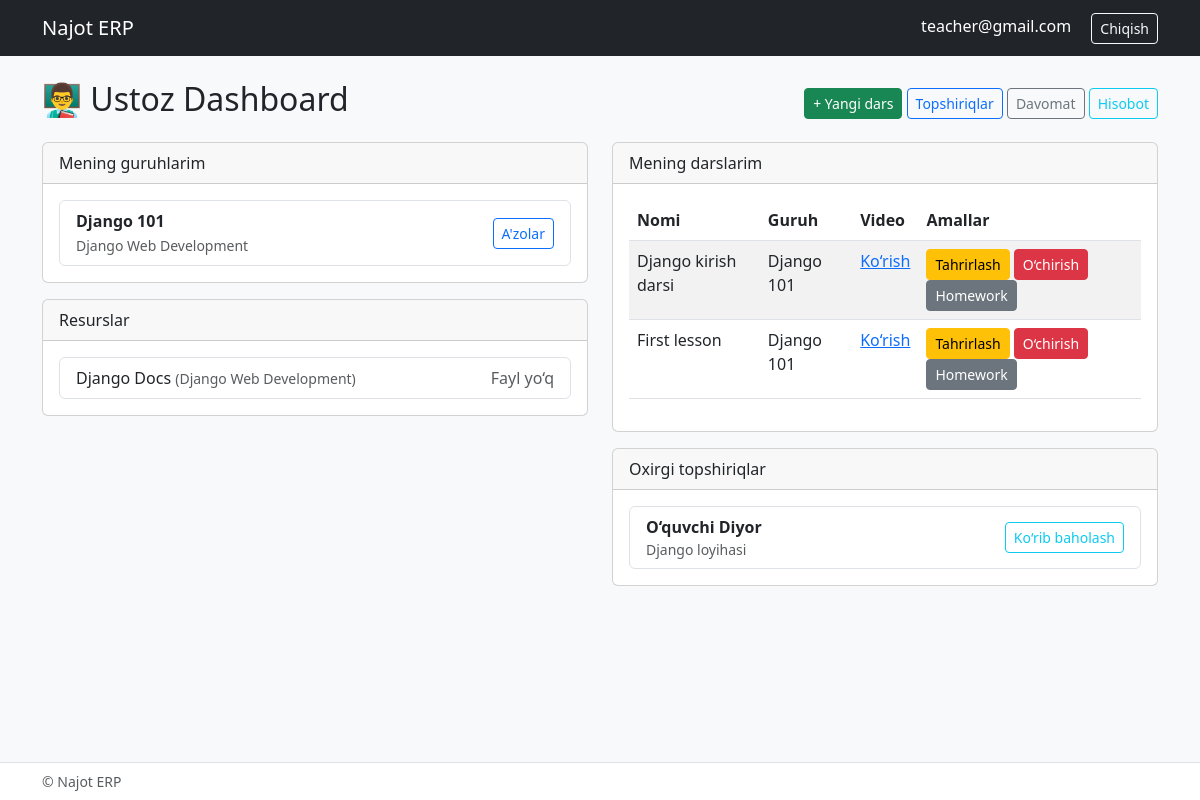
The page /teacher/dashboard/ (signed in) on the database as committed earlier.
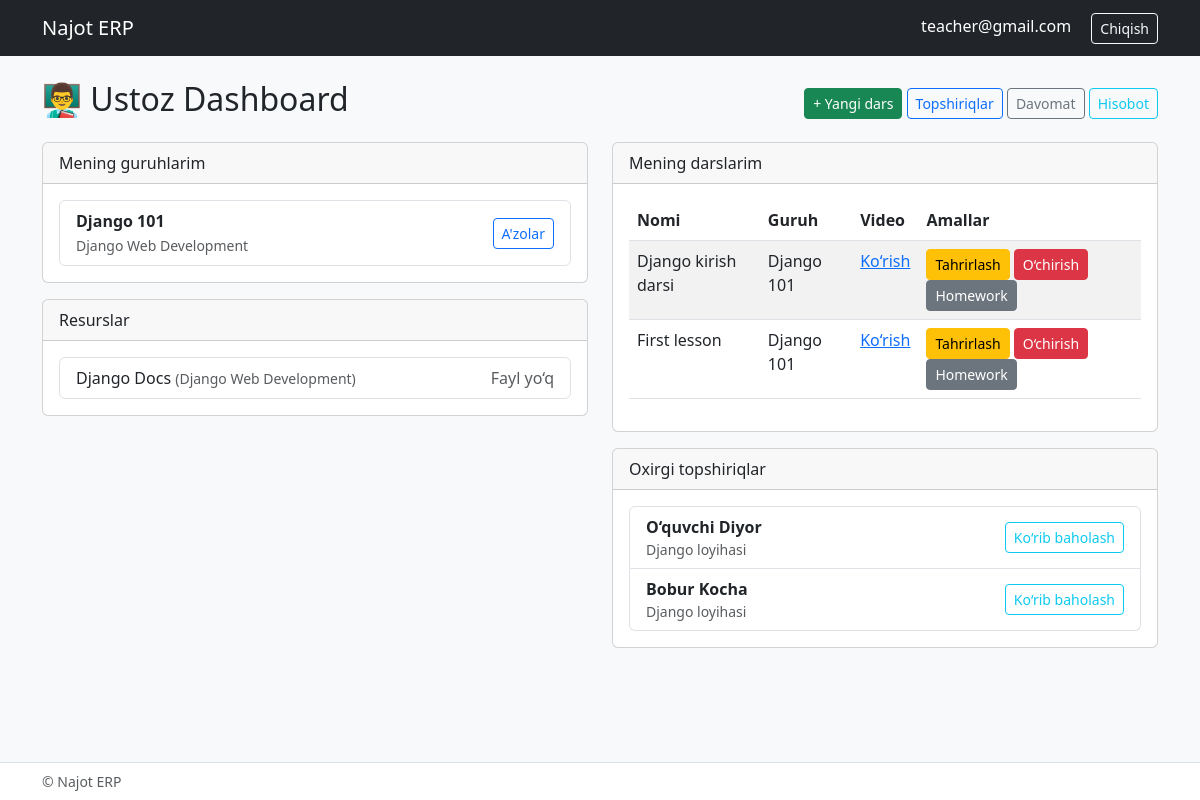
The same page on the database as committed later.
### configapp/models/model_group.py (models this page shows, shortened)
class GroupStudent(BaseModel):
    title = models.CharField(max_length=150)
    course = models.ForeignKey(Course, on_delete=models.RESTRICT, related_name='course_groups')
    teacher = models.ManyToManyField(Teacher, related_name='get_teacher', blank=True)
    table = models.ForeignKey(Table, on_delete=models.CASCADE)
    start_date = models.DateField()
    end_time = models.DateField()
    descriptions = models.CharField(max_length=500, blank=True, null=True)

### configapp/models/auth_teacher.py (models this page shows, shortened)
class Course(BaseModel):
    title = models.CharField(max_length=150)
    descriptions = models.TextField(blank=True, null=True)

### configapp/models/resources.py (models this page shows, shortened)
class Resource(BaseModel):
    course = models.ForeignKey(Course, on_delete=models.CASCADE, related_name='resources')
    title = models.CharField(max_length=255)
    file = models.FileField(upload_to='resources/', blank=True, null=True)
    url = models.URLField(blank=True, null=True)
    uploaded_at = models.DateTimeField(auto_now_add=True)
    uploaded_by = models.ForeignKey(User, on_delete=models.SET_NULL, null=True, blank=True)

### configapp/models/lesson_homework.py (models this page shows, shortened)
class Lesson(BaseModel):
    title = models.CharField(max_length=200)
    description = models.TextField(blank=True, null=True)
    group = models.ForeignKey(GroupStudent, on_delete=models.CASCADE, related_name='lessons')
    teacher = models.ForeignKey(Teacher, on_delete=models.CASCADE, related_name='lessons')
    homework = models.OneToOneField(Homework, on_delete=models.SET_NULL, blank=True, null=True, related_name='lesson')
    video_url = models.URLField(blank=True, null=True)
    file = models.FileField(upload_to='lessons/files/', blank=True, null=True)
    image = models.ImageField(upload_to='lessons/images/', blank=True, null=True)
    start_time = models.TimeField(blank=True, null=True)
    end_time = models.TimeField(blank=True, null=True)

class HomeworkUpload(BaseModel):
    student = models.ForeignKey(Student, on_delete=models.CASCADE, related_name='homework_uploads')
    homework = models.ForeignKey(Homework, on_delete=models.CASCADE, related_name='uploads')
    text = models.TextField(blank=True, null=True)
    file = models.FileField(upload_to='student_homework/files/', blank=True, null=True)
    photo = models.FileField(upload_to='student_homework/photos/', blank=True, null=True)
    mark = models.SmallIntegerField(blank=True, null=True)
    is_checked = models.BooleanField(default=False)
    STATUS_CHOICES = (
        ('not_submitted', 'Berilmagan'),
        ('pending', 'Kutayotgan'),
        ('accepted', 'Qabul qilingan'),
    )
    status = models.CharField(max_length=20, choices=STATUS_CHOICES, default='not_submitted')

class Homework(BaseModel):
    title = models.CharField(max_length=200, blank=True, null=True)
    description = models.TextField(blank=True, null=True)
    deadline = models.DateField(blank=True, null=True)
    is_active = models.BooleanField(default=True)

### configapp/models/auth_student.py (models this page shows, shortened)
class Student(BaseModel):
    full_name = models.CharField(max_length=150)
    user = models.OneToOneField(User, on_delete=models.CASCADE)
    group = models.ManyToManyField(GroupStudent, related_name='get_group', blank=True)
    is_line = models.BooleanField(default=False)
    descriptions = models.TextField(blank=True, null=True)

### configapp/views.py (the view)
# urls.py: path('teacher/dashboard/', views.teacher_dashboard, name='teacher_dashboard'),
def teacher_dashboard(request):
    teacher = request.user.teacher
    groups = GroupStudent.objects.filter(teacher=teacher)
    lessons = Lesson.objects.filter(teacher=teacher)
    resources = Resource.objects.filter(uploaded_by=teacher.user)
    homework_uploads = HomeworkUpload.objects.filter(homework__lesson__teacher=teacher)
    context = {
        'teacher': teacher,
        'groups': groups,
        'lessons': lessons,
        'resources': resources,
        'homework_uploads': homework_uploads,
    }
    return render(request, 'teacher/dashboard.html', context)

### configapp/templates/teacher/dashboard.html (shortened to what the changed rows need)
{% extends 'base.html' %}
{% block content %}
<div class="d-flex justify-content-between align-items-center mb-3">
  <h2>👨‍🏫 Ustoz Dashboard</h2>
</div>
<div class="row">
  <div class="col-lg-6">
    <div class="card mb-3">
      <div class="card-body">
        {% if groups %}
          <ul class="list-group">
            {% for g in groups %}
              <li class="list-group-item d-flex justify-content-between align-items-center">
                <div>
                  <strong>{{ g.title }}</strong><br>
                  <small class="text-muted">{{ g.course.title }}</small>
                </div>
                <div>
                  <a href="{% url 'teacher_group_detail' g.id %}" class="btn btn-sm btn-outline-primary">A'zolar</a>
                </div>
              </li>
            {% endfor %}
          </ul>
        {% else %}
          <p class="text-muted">Sizga biriktirilgan guruhlar topilmadi.</p>
        {% endif %}
      </div>
    </div>
    <div class="card mb-3">
  <div class="card-body">
    {% if resources %}
      <ul class="list-group">
        {% for r in resources %}
          <li class="list-group-item d-flex justify-content-between align-items-center">
            <div>{{ r.title }} <small class="text-muted">({{ r.course.title }})</small></div>
            <div>
              {% if r.file %}
                <a href="{{ r.file.url }}" class="btn btn-sm btn-outline-secondary">Yuklab olish</a>
              {% else %}
                <span class="text-muted">Fayl yo‘q</span>
              {% endif %}
            </div>
          </li>
        {% endfor %}
      </ul>
    {% else %}
      <p class="text-muted">Hech qanday resurs yuklanmagan.</p>
    {% endif %}
  </div>
</div>
  </div>
  <div class="col-lg-6">
    <div class="card mb-3">
      <div class="card-body">
        {% if lessons %}
          <table class="table table-striped">
            <thead>
              <tr><th>Nomi</th><th>Guruh</th><th>Video</th><th>Amallar</th></tr>
            </thead>
            <tbody>
            {% for lesson in lessons %}
              <tr>
                <td>{{ lesson.title }}</td>
                <td>{{ lesson.group.title }}</td>
                <td>
                  {% if lesson.video_url %}
                    <a href="{{ lesson.video_url }}" target="_blank">Ko‘rish</a>
                  {% else %}
                    -
                  {% endif %}
                </td>
                <td>
                  <a href="{% url 'lesson_edit' lesson.id %}" class="btn btn-sm btn-warning">Tahrirlash</a>
                  <a href="{% url 'lesson_delete' lesson.id %}" class="btn btn-sm btn-danger">O‘chirish</a>
                  <a href="{% url 'homework_add' lesson.id %}" class="btn btn-sm btn-secondary">Homework</a>
                </td>
              </tr>
            {% endfor %}
            </tbody>
          </table>
        {% else %}
          <p class="text-muted">Hech qanday dars mavjud emas.</p>
        {% endif %}
      </div>
    </div>
    <div class="card mb-3">
      <div class="card-body">
        {% if homework_uploads %}
          <ul class="list-group">
            {% for u in homework_uploads|slice:":6" %}
              <li class="list-group-item d-flex justify-content-between align-items-center">
                <div>
                  <strong>{{ u.student.full_name }}</strong>
                  <div class="small text-muted">{{ u.homework.title }}</div>
                </div>
                <div>
                  <span class="badge bg-
                    {% if u.status == 'accepted' %}
                      success
                    {% elif u.status == 'rejected' %}
                      danger
                    {% else %}
                      warning
                    {% endif %}
                  ">
                  </span>
                  <a href="{% url 'check_homework' u.id %}" class="btn btn-sm btn-outline-info ms-2">Ko‘rib baholash</a>
                </div>
              </li>
            {% endfor %}
          </ul>
        {% else %}
          <p class="text-muted">Topshirilgan vazifalar yo‘q.</p>
        {% endif %}
      </div>
    </div>
  </div>
</div>
{% endblock %}

Rows that differ between the two databases and show on the page:
added HomeworkUpload: student.full_name "Bobur Kocha", homework "Django loyihasi"
